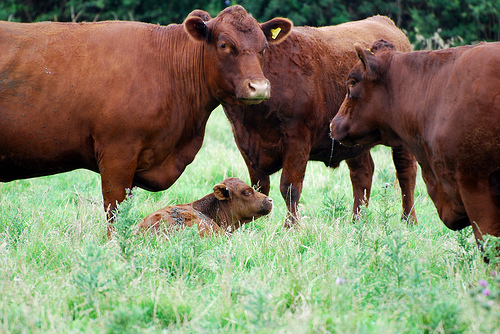
#> input picture dataset/example/original/cow_2008_000711.jpg, 500 x 334 px, found by its file name; its folder holds 4 pictures in this run
$ python driver.py
#> lines starting #> are read from the running program, lines starting #| are printed output that depends on the picture
### src/anne_code/better_image_quantization.py
import numpy as np
import itertools
from timer import timing
from copy import deepcopy
import graph_cuts as gc

np.set_printoptions(suppress=True)


def get_pixel_list(img):
    """Given an x by y by c img, returns a x*y by c array, and the original shape.
    Essentially, gets the img as a list of pixels, each pixel being a vector of
    length c. """
    orig_shape = img.shape  # Remember the original shape of the img.
    # Store the img as a x by z array (z being the length of the colour space)
    # Essentially just a list of pixels.

    if len(img.shape) == 3:
        img = img.reshape(img.shape[0] * img.shape[1], img.shape[2])
    elif len(img.shape) == 2:
        img = img.reshape(img.shape[0] * img.shape[1],)
    return orig_shape, img


def sort_by_rows(arr):
    """Sort an array by its rows."""
    return arr[np.lexsort(arr.T[::-1])]


def get_bin_lims(n, max_value):
    """Given a n and a max_value, returns bin separation values"""
    return np.linspace(max_value // n, max_value, n, dtype=int)


def hash_pixel(p, n, max_value):
    """ Given a vector p of length c and a list of bin limits, hashes the pixel
    in a particular bin"""
    multiplier = np.flip(np.array([2] * len(p)) ** range(0, len(p)))
    return sum(p // ((max_value // n) + 1) * multiplier)


# for debugging
# [47 lines left out: functions get_bins, get_bin, get_nearby_bins, not called in this run]


@timing
def hash_img(img, n=3, max_value=255):
    """Given an x by y by c img, a number (n) of buckets per channel (c),
    and a max value (in the case of RGB, 255), returns an x by y
    array denoting the bin indices for each pixel. """
    orig_shape, img = get_pixel_list(img)

    # Note: apply along axis is slower, but this is still slow.
    # There probably exists a way of making this faster with numpy.

    # return np.apply_along_axis(hash_pixel, 1, img, n, max_value).reshape(orig_shape[:2])
    return np.array([hash_pixel(p, n, max_value) for p in img]).reshape(orig_shape[:2])


def get_pixel_in_this_bin(hashed_img, i):
    return np.where(hashed_img == i)


def get_mean_colour_per_bin(img, hashed_img):
    """Given an img and its hashed equivalent, returns, for each bin, the average colour."""
    # this function is very fast, no need to optimise it
    _, img = get_pixel_list(img)
    hashed_img = hashed_img.reshape(img.shape[:1])
    # for each bin i, get the indices of all pixels hashed in that bin, and get the mean of these
    return np.array(
        [np.mean(img[np.where(hashed_img == i)], axis=0) for i in np.unique(hashed_img)]
    )


def make_img_with_assigned_colours(colours, hashed_img):
    """Given a list of colours and a list of pixels assigned to each colour,
    returns list of pixels with correctly assigned colours."""
    orig_shape = hashed_img.shape
    hashed_img = hashed_img.flatten()
    img = np.ones((*hashed_img.shape, colours.shape[1],), dtype="uint8")
    for i in range(len(colours)):
        img[np.where(hashed_img == i)] = colours[i]
    return img.reshape((*orig_shape, len(colours[0])))


@timing
def filter_low_frequency_colours(hashed_img, threshhold=0.075):
    for i in range(100):
        original = deepcopy(hashed_img)
        count = np.array(
            [len(hashed_img[np.where(hashed_img == i)]) for i in np.unique(hashed_img)]
        )
        freq = count / sum(count)
        for i, f in enumerate(freq):
            if f < threshhold:
                concerned_pixels = np.where(hashed_img == i)
                for x, y in zip(concerned_pixels[0], concerned_pixels[1]):
                    n_indices = gc.get_neighbour_indices(
                        x, y, hashed_img.shape[0] - 1, hashed_img.shape[1] - 1
                    )
                    neighbours = [hashed_img[n[0], n[1]] for n in n_indices]
                    fi = np.where(freq == max([freq[n] for n in neighbours]))[0]
                    print(fi)
                    hashed_img[x, y] = fi
        if np.array_equal(original, hashed_img):
            break

    return hashed_img

### src/anne_code/timer.py
import time

# https://stackoverflow.com/questions/5478351/python-time-measure-function


def timing(f):
    def wrap(*args):
        time1 = time.time()
        ret = f(*args)
        time2 = time.time()
        print(
            "{:s} function took {:.3f} ms".format(f.__name__, (time2 - time1) * 1000.0)
        )

        return ret

    return wrap

### src/anne_code/graph_cuts.py
import math
import numpy as np
import cv2
from copy import deepcopy
from timer import timing
from skimage.measure import label
import sys

np.set_printoptions(threshold=sys.maxsize)

EPSILON = 1  # variable for smooth_cost


def get_neighbour_indices(x, y, x_max, y_max):
    n = []
    if x > 0:
        n.append([x - 1, y])
    if x < x_max:
        n.append([x + 1, y])
    if y > 0:
        n.append([x, y - 1])
    if y < y_max:
        n.append([x, y + 1])
    return n


# [23 lines left out: functions smooth_cost_set, smooth_cost, data_cost, not called in this run]


def find_colour_sets(hashed_img):  # equivalent of smooth cost
    return label(hashed_img, connectivity=1)


# [52 lines left out: function bad_alpha_expansion, not called in this run]

### src/anne_code/driver.py
import os
import cv2
import better_image_quantization as biq
import graph_cuts as gc


def get_images(path):
    return [cv2.imread(path + f, -1) for f in os.listdir(path)]


def main():
    # expected dataset format: two folders: one "original", one "segmented".
    # names for both versions of each image should be the same, except
    # the ones in the segmented folder should have a "_mask" appended
    # to its name. filetypes Can be different.

    # dataset
    path_to_dataset = (
        "/home/annelaure/school/concordia_masters_comp_sci/"
        "COMP6731/project/Pattern_Project/dataset/example/"
    )
    # originals = get_images(path_to_dataset + "original/")
    # segmented = get_images(path_to_dataset + "segmented/")
    print("fetching cow")
    cow = cv2.imread(path_to_dataset + "original/cow_2008_000711.jpg")
#> cow is the input picture: shape (334, 500, 3); mean B, G, R 98, 125.3, 126.5
    cv2.imshow("cow", cow)

    print("hashing cow")
    hashed_cow = biq.hash_img(cow, 2, 255)
#> in hash_img, `orig_shape, img = get_pixel_list(img)`: orig_shape = (334, 500, 3)
#> in hash_img, `return np.array([hash_pixel(p, n, max_value) for p in img]).reshape(or..`:
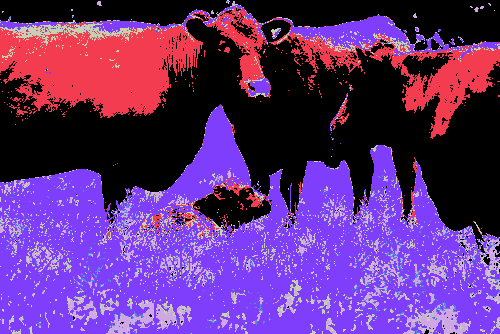
#> returned value: shape (334, 500) int64; 8 distinct labels, from 0 to 7; one colour per label, 0 black
    mean_colours = biq.get_mean_colour_per_bin(cow, hashed_cow)
#> mean_colours = [[33.5, 42.24, 63.27], [79.27, 95.96, 156.1], [96.71, 176.4, 101.1], [113.2, 173.1, 160.6], [139.6, 107.7, 97.05], [136, 120.2, 165.8], [140.2, 190.8, 117], [171.4, 211.3, 184]]
    reduced_cow = biq.make_img_with_assigned_colours(mean_colours, hashed_cow)
#> the loop in make_img_with_assigned_colours, `for i in range(len(colours)):` made 8 passes
#> in make_img_with_assigned_colours, `return img.reshape((*orig_shape, len(colours[0])))`:
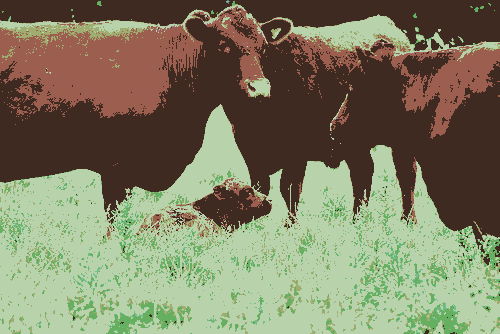
#> returned value: shape (334, 500, 3); mean of channels 0, 1, 2 97.6, 125, 126.3; drawn as B, G, R
    cv2.imshow("hashed cow", reduced_cow)

    print("filtering low frequency colours")
    filtered_hashed_cow = biq.filter_low_frequency_colours(hashed_cow)
    mean_colours = biq.get_mean_colour_per_bin(cow, filtered_hashed_cow)
    filtered_cow = biq.make_img_with_assigned_colours(mean_colours, filtered_hashed_cow)
    cv2.imshow("filtered cow", filtered_cow)

    # [7 lines of commented-out code are left out]
    cv2.waitKey(0)

    # [7 lines of commented-out code are left out]


#> (the run stopped early here; a loop or call above may not have finished)
